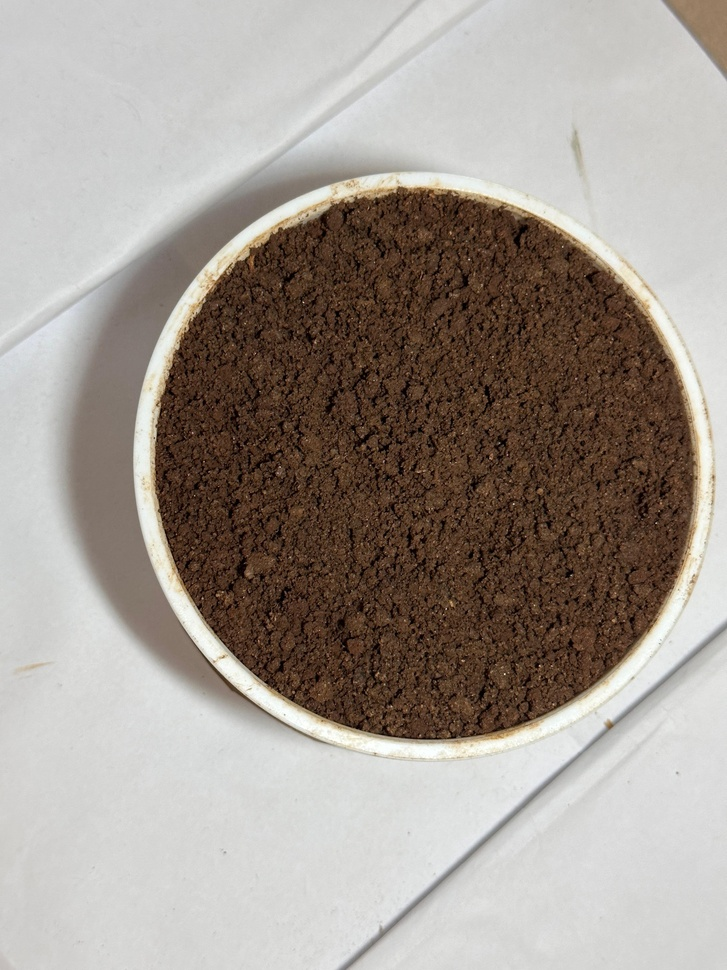
#> input picture INPUT1/DAY01-05-30.jpg, 727 x 970 px, shrunk from 3024 x 4032 before the run; its folder holds only this picture in this run
$ jupyter execute --allow-errors LeafCount.ipynb
#> lines starting #> are read from the running program, lines starting #| are printed output that depends on the picture; after the words box and inside, x2 and y2 are one past the last pixel; in counts of white or black regions, pixels touching at a corner belong together
[cell 1]
import cv2
import numpy as np
import matplotlib.pyplot as plt
import os

# Function to process and count leaves in a single image
def process_image(image_path, min_leaf_area=500):

    image = cv2.imread(image_path)

    # Convert the image to grayscale
    gray = cv2.cvtColor(image, cv2.COLOR_BGR2GRAY)

    # Apply GaussianBlur to reduce noise
    blurred = cv2.GaussianBlur(gray, (5, 5), 0)

    # Apply a binary threshold to segment the plant from the background
    _, thresholded = cv2.threshold(blurred, 120, 255, cv2.THRESH_BINARY)

    # Find contours of the segmented plant region
    contours, _ = cv2.findContours(thresholded, cv2.RETR_EXTERNAL, cv2.CHAIN_APPROX_SIMPLE)

    # Filter contours to remove noise (optional, based on area)
    valid_contours = [cnt for cnt in contours if cv2.contourArea(cnt) > min_leaf_area]

    # Return the number of valid contours (leaves)
    return len(valid_contours)

# List of image filenames (for example, images taken over multiple days)
image_folder = 'INPUT'
#> (the rest of this cell did not finish here and is left out)

[cell 2]
import cv2
import numpy as np
import matplotlib.pyplot as plt
import os

# Function to process and count leaves in a single image
def process_image(image_path, min_leaf_area=500):
    # Load the image
#> called with image_path = 'INPUT1/DAY01-05-30.jpg', min_leaf_area = 500
    image = cv2.imread(image_path)
#> image is the input picture: shape (970, 727, 3); mean B, G, R 145.1, 152.6, 161.4

    # Convert the image to grayscale
    gray = cv2.cvtColor(image, cv2.COLOR_BGR2GRAY)
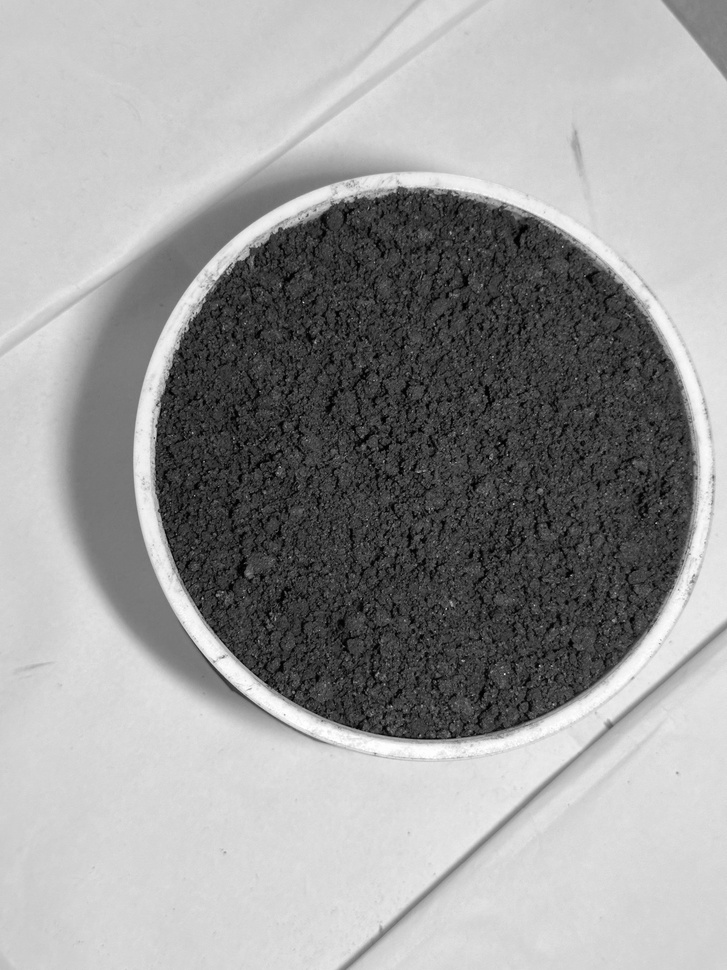
#> gray: shape (970, 727); min 0, max 255, mean 154.4

    # Apply GaussianBlur to reduce noise
    blurred = cv2.GaussianBlur(gray, (5, 5), 0)

    # Apply a binary threshold to segment the plant from the background
    _, thresholded = cv2.threshold(blurred, 120, 255, cv2.THRESH_BINARY)
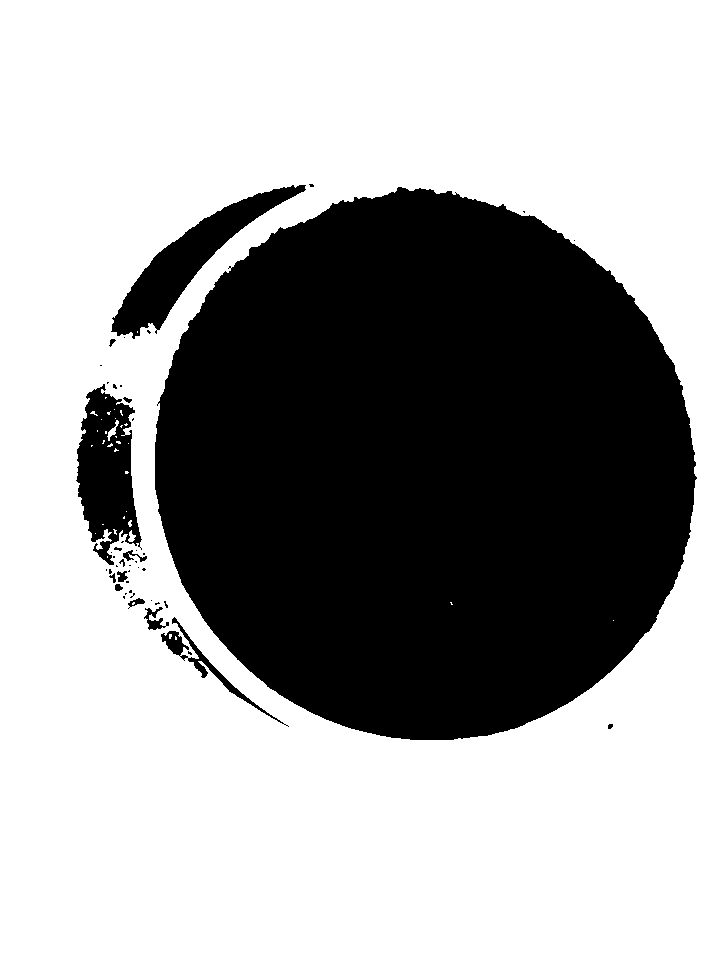
#> thresholded: shape (970, 727); 64.6% white; 47 black regions (32 under 20 px), largest, box (x1, y1, x2, y2) and area: (155, 187, 697, 740) 232988, (111, 185, 306, 339) 7394, (76, 384, 142, 565) 7143

    # Find contours of the segmented plant region
    contours, _ = cv2.findContours(thresholded, cv2.RETR_EXTERNAL, cv2.CHAIN_APPROX_SIMPLE)
#> contours = [[[0, 0], [0, 969], [726, 969], [726, 0]]]

    # Filter contours to remove noise (optional, based on area)
    valid_contours = [cnt for cnt in contours if cv2.contourArea(cnt) > min_leaf_area]
#> valid_contours = [[[0, 0], [0, 969], [726, 969], [726, 0]]]

    # Return the number of valid contours (leaves)
    return len(valid_contours)

# List of image filenames (for example, images taken over multiple days)
image_folder = 'INPUT1'
image_filenames = sorted(os.listdir(image_folder))  # Assuming filenames are sorted in order (e.g., day1.jpg, day2.jpg, ...)

# Prepare lists to store leaf counts and corresponding days
leaf_counts = []
days = []

# Process each image and count leaves
for image_filename in image_filenames:
    # Generate the full path to the image
    image_path = os.path.join(image_folder, image_filename)

    # Extract the day from the image filename (assuming format 'dayX.jpg')
    day = image_filename.split('.')[0]  # This splits 'dayX.jpg' into 'dayX' and takes 'X'

    # Process the image and get the leaf count
    leaf_count = process_image(image_path)
#> leaf_count = 1

    # Append the results to the lists
    leaf_counts.append(leaf_count)
    days.append(day)

# Plot the leaf counts over time (days)
plt.figure(figsize=(10, 6))
plt.plot(days, leaf_counts, marker='o', linestyle='-', color='b', label='Leaf Count')
plt.xlabel('Days')
plt.ylabel('Leaf Count')
plt.title('Leaf Count over Time')
plt.xticks(rotation=45)
plt.grid(True)
plt.tight_layout()
plt.legend()
plt.show()

# Optionally: Print out the results
for day, count in zip(days, leaf_counts):
    print(f'{day}: {count} leaves')
#> this loop made 1 pass
#> (day, count) on pass 1: ('DAY01-05-30', 1)
#| DAY01-05-30: 1 leaves
